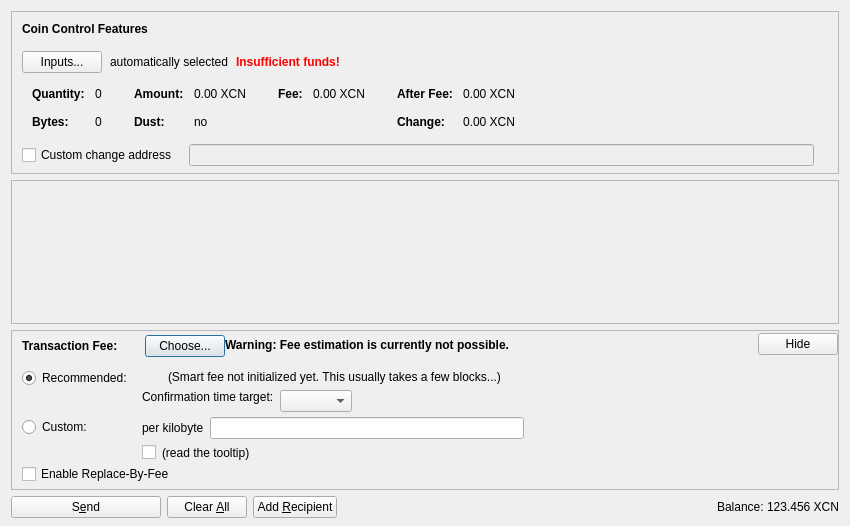
<?xml version="1.0" encoding="UTF-8"?>
<ui version="4.0">
 <class>SendCoinsDialog</class>
 <widget class="QDialog" name="SendCoinsDialog">
  <property name="geometry">
   <rect>
    <x>0</x>
    <y>0</y>
    <width>850</width>
    <height>526</height>
   </rect>
  </property>
  <property name="windowTitle">
   <string>Send Coins</string>
  </property>
  <layout class="QVBoxLayout" name="verticalLayout" stretch="0,1,0,0">
   <property name="bottomMargin">
    <number>8</number>
   </property>
   <item>
    <widget class="QFrame" name="frameCoinControl">
     <property name="sizePolicy">
      <sizepolicy hsizetype="Expanding" vsizetype="Expanding">
       <horstretch>0</horstretch>
       <verstretch>0</verstretch>
      </sizepolicy>
     </property>
     <property name="maximumSize">
      <size>
       <width>16777215</width>
       <height>16777215</height>
      </size>
     </property>
     <property name="frameShape">
      <enum>QFrame::StyledPanel</enum>
     </property>
     <property name="frameShadow">
      <enum>QFrame::Sunken</enum>
     </property>
     <layout class="QVBoxLayout" name="verticalLayoutCoinControl2">
      <property name="spacing">
       <number>0</number>
      </property>
      <property name="leftMargin">
       <number>0</number>
      </property>
      <property name="topMargin">
       <number>0</number>
      </property>
      <property name="rightMargin">
       <number>0</number>
      </property>
      <property name="bottomMargin">
       <number>6</number>
      </property>
      <item>
       <layout class="QVBoxLayout" name="verticalLayoutCoinControl" stretch="0,0,0,0,1">
        <property name="spacing">
         <number>0</number>
        </property>
        <property name="leftMargin">
         <number>10</number>
        </property>
        <property name="topMargin">
         <number>10</number>
        </property>
        <item>
         <layout class="QHBoxLayout" name="horizontalLayoutCoinControl1">
          <property name="bottomMargin">
           <number>15</number>
          </property>
          <item>
           <widget class="QLabel" name="labelCoinControlFeatures">
            <property name="sizePolicy">
             <sizepolicy hsizetype="Preferred" vsizetype="Maximum">
              <horstretch>0</horstretch>
              <verstretch>0</verstretch>
             </sizepolicy>
            </property>
            <property name="font">
             <font>
              <weight>75</weight>
              <bold>true</bold>
             </font>
            </property>
            <property name="styleSheet">
             <string notr="true">font-weight:bold;</string>
            </property>
            <property name="text">
             <string>Coin Control Features</string>
            </property>
           </widget>
          </item>
         </layout>
        </item>
        <item>
         <layout class="QHBoxLayout" name="horizontalLayoutCoinControl2" stretch="0,0,0,0">
          <property name="spacing">
           <number>8</number>
          </property>
          <property name="bottomMargin">
           <number>10</number>
          </property>
          <item>
           <widget class="QPushButton" name="pushButtonCoinControl">
            <property name="styleSheet">
             <string notr="true"/>
            </property>
            <property name="text">
             <string>Inputs...</string>
            </property>
            <property name="autoDefault">
             <bool>false</bool>
            </property>
           </widget>
          </item>
          <item>
           <widget class="QLabel" name="labelCoinControlAutomaticallySelected">
            <property name="text">
             <string>automatically selected</string>
            </property>
            <property name="margin">
             <number>5</number>
            </property>
           </widget>
          </item>
          <item>
           <widget class="QLabel" name="labelCoinControlInsuffFunds">
            <property name="font">
             <font>
              <weight>75</weight>
              <bold>true</bold>
             </font>
            </property>
            <property name="styleSheet">
             <string notr="true">color:red;font-weight:bold;</string>
            </property>
            <property name="text">
             <string>Insufficient funds!</string>
            </property>
            <property name="margin">
             <number>5</number>
            </property>
           </widget>
          </item>
          <item>
           <spacer name="horizontalSpacerCoinControl">
            <property name="orientation">
             <enum>Qt::Horizontal</enum>
            </property>
            <property name="sizeHint" stdset="0">
             <size>
              <width>40</width>
              <height>1</height>
             </size>
            </property>
           </spacer>
          </item>
         </layout>
        </item>
        <item>
         <widget class="QWidget" name="widgetCoinControl" native="true">
          <property name="sizePolicy">
           <sizepolicy hsizetype="Preferred" vsizetype="Preferred">
            <horstretch>0</horstretch>
            <verstretch>0</verstretch>
           </sizepolicy>
          </property>
          <property name="minimumSize">
           <size>
            <width>0</width>
            <height>0</height>
           </size>
          </property>
          <property name="styleSheet">
           <string notr="true"/>
          </property>
          <layout class="QHBoxLayout" name="horizontalLayoutCoinControl5">
           <property name="leftMargin">
            <number>0</number>
           </property>
           <property name="topMargin">
            <number>0</number>
           </property>
           <property name="rightMargin">
            <number>0</number>
           </property>
           <property name="bottomMargin">
            <number>0</number>
           </property>
           <item>
            <layout class="QHBoxLayout" name="horizontalLayoutCoinControl3" stretch="0,0,0,1">
             <property name="spacing">
              <number>20</number>
             </property>
             <property name="topMargin">
              <number>0</number>
             </property>
             <property name="bottomMargin">
              <number>10</number>
             </property>
             <item>
              <layout class="QFormLayout" name="formLayoutCoinControl1">
               <property name="horizontalSpacing">
                <number>10</number>
               </property>
               <property name="verticalSpacing">
                <number>14</number>
               </property>
               <property name="leftMargin">
                <number>10</number>
               </property>
               <property name="topMargin">
                <number>4</number>
               </property>
               <property name="rightMargin">
                <number>6</number>
               </property>
               <item row="0" column="0">
                <widget class="QLabel" name="labelCoinControlQuantityText">
                 <property name="font">
                  <font>
                   <weight>75</weight>
                   <bold>true</bold>
                  </font>
                 </property>
                 <property name="text">
                  <string>Quantity:</string>
                 </property>
                 <property name="margin">
                  <number>0</number>
                 </property>
                </widget>
               </item>
               <item row="0" column="1">
                <widget class="QLabel" name="labelCoinControlQuantity">
                 <property name="cursor">
                  <cursorShape>IBeamCursor</cursorShape>
                 </property>
                 <property name="contextMenuPolicy">
                  <enum>Qt::ActionsContextMenu</enum>
                 </property>
                 <property name="text">
                  <string notr="true">0</string>
                 </property>
                 <property name="margin">
                  <number>0</number>
                 </property>
                 <property name="textInteractionFlags">
                  <set>Qt::LinksAccessibleByMouse|Qt::TextSelectableByKeyboard|Qt::TextSelectableByMouse</set>
                 </property>
                </widget>
               </item>
               <item row="1" column="0">
                <widget class="QLabel" name="labelCoinControlBytesText">
                 <property name="font">
                  <font>
                   <weight>75</weight>
                   <bold>true</bold>
                  </font>
                 </property>
                 <property name="text">
                  <string>Bytes:</string>
                 </property>
                </widget>
               </item>
               <item row="1" column="1">
                <widget class="QLabel" name="labelCoinControlBytes">
                 <property name="cursor">
                  <cursorShape>IBeamCursor</cursorShape>
                 </property>
                 <property name="contextMenuPolicy">
                  <enum>Qt::ActionsContextMenu</enum>
                 </property>
                 <property name="text">
                  <string notr="true">0</string>
                 </property>
                 <property name="textInteractionFlags">
                  <set>Qt::LinksAccessibleByMouse|Qt::TextSelectableByKeyboard|Qt::TextSelectableByMouse</set>
                 </property>
                </widget>
               </item>
              </layout>
             </item>
             <item>
              <layout class="QFormLayout" name="formLayoutCoinControl2">
               <property name="horizontalSpacing">
                <number>10</number>
               </property>
               <property name="verticalSpacing">
                <number>14</number>
               </property>
               <property name="leftMargin">
                <number>6</number>
               </property>
               <property name="topMargin">
                <number>4</number>
               </property>
               <property name="rightMargin">
                <number>6</number>
               </property>
               <item row="0" column="0">
                <widget class="QLabel" name="labelCoinControlAmountText">
                 <property name="font">
                  <font>
                   <weight>75</weight>
                   <bold>true</bold>
                  </font>
                 </property>
                 <property name="text">
                  <string>Amount:</string>
                 </property>
                 <property name="margin">
                  <number>0</number>
                 </property>
                </widget>
               </item>
               <item row="0" column="1">
                <widget class="QLabel" name="labelCoinControlAmount">
                 <property name="cursor">
                  <cursorShape>IBeamCursor</cursorShape>
                 </property>
                 <property name="contextMenuPolicy">
                  <enum>Qt::ActionsContextMenu</enum>
                 </property>
                 <property name="text">
                  <string notr="true">0.00 XCN</string>
                 </property>
                 <property name="textInteractionFlags">
                  <set>Qt::LinksAccessibleByMouse|Qt::TextSelectableByKeyboard|Qt::TextSelectableByMouse</set>
                 </property>
                </widget>
               </item>
               <item row="1" column="0">
                <widget class="QLabel" name="labelCoinControlLowOutputText">
                 <property name="font">
                  <font>
                   <weight>75</weight>
                   <bold>true</bold>
                  </font>
                 </property>
                 <property name="text">
                  <string>Dust:</string>
                 </property>
                </widget>
               </item>
               <item row="1" column="1">
                <widget class="QLabel" name="labelCoinControlLowOutput">
                 <property name="cursor">
                  <cursorShape>IBeamCursor</cursorShape>
                 </property>
                 <property name="contextMenuPolicy">
                  <enum>Qt::ActionsContextMenu</enum>
                 </property>
                 <property name="text">
                  <string notr="true">no</string>
                 </property>
                 <property name="textInteractionFlags">
                  <set>Qt::LinksAccessibleByMouse|Qt::TextSelectableByKeyboard|Qt::TextSelectableByMouse</set>
                 </property>
                </widget>
               </item>
              </layout>
             </item>
             <item>
              <layout class="QFormLayout" name="formLayoutCoinControl3">
               <property name="horizontalSpacing">
                <number>10</number>
               </property>
               <property name="verticalSpacing">
                <number>14</number>
               </property>
               <property name="leftMargin">
                <number>6</number>
               </property>
               <property name="topMargin">
                <number>4</number>
               </property>
               <property name="rightMargin">
                <number>6</number>
               </property>
               <item row="0" column="0">
                <widget class="QLabel" name="labelCoinControlFeeText">
                 <property name="font">
                  <font>
                   <weight>75</weight>
                   <bold>true</bold>
                  </font>
                 </property>
                 <property name="text">
                  <string>Fee:</string>
                 </property>
                 <property name="margin">
                  <number>0</number>
                 </property>
                </widget>
               </item>
               <item row="0" column="1">
                <widget class="QLabel" name="labelCoinControlFee">
                 <property name="cursor">
                  <cursorShape>IBeamCursor</cursorShape>
                 </property>
                 <property name="contextMenuPolicy">
                  <enum>Qt::ActionsContextMenu</enum>
                 </property>
                 <property name="text">
                  <string notr="true">0.00 XCN</string>
                 </property>
                 <property name="textInteractionFlags">
                  <set>Qt::LinksAccessibleByMouse|Qt::TextSelectableByKeyboard|Qt::TextSelectableByMouse</set>
                 </property>
                </widget>
               </item>
              </layout>
             </item>
             <item>
              <layout class="QFormLayout" name="formLayoutCoinControl4">
               <property name="horizontalSpacing">
                <number>10</number>
               </property>
               <property name="verticalSpacing">
                <number>14</number>
               </property>
               <property name="leftMargin">
                <number>6</number>
               </property>
               <property name="topMargin">
                <number>4</number>
               </property>
               <property name="rightMargin">
                <number>6</number>
               </property>
               <item row="0" column="0">
                <widget class="QLabel" name="labelCoinControlAfterFeeText">
                 <property name="font">
                  <font>
                   <weight>75</weight>
                   <bold>true</bold>
                  </font>
                 </property>
                 <property name="text">
                  <string>After Fee:</string>
                 </property>
                 <property name="margin">
                  <number>0</number>
                 </property>
                </widget>
               </item>
               <item row="0" column="1">
                <widget class="QLabel" name="labelCoinControlAfterFee">
                 <property name="cursor">
                  <cursorShape>IBeamCursor</cursorShape>
                 </property>
                 <property name="contextMenuPolicy">
                  <enum>Qt::ActionsContextMenu</enum>
                 </property>
                 <property name="text">
                  <string notr="true">0.00 XCN</string>
                 </property>
                 <property name="textInteractionFlags">
                  <set>Qt::LinksAccessibleByMouse|Qt::TextSelectableByKeyboard|Qt::TextSelectableByMouse</set>
                 </property>
                </widget>
               </item>
               <item row="1" column="0">
                <widget class="QLabel" name="labelCoinControlChangeText">
                 <property name="font">
                  <font>
                   <weight>75</weight>
                   <bold>true</bold>
                  </font>
                 </property>
                 <property name="text">
                  <string>Change:</string>
                 </property>
                </widget>
               </item>
               <item row="1" column="1">
                <widget class="QLabel" name="labelCoinControlChange">
                 <property name="cursor">
                  <cursorShape>IBeamCursor</cursorShape>
                 </property>
                 <property name="contextMenuPolicy">
                  <enum>Qt::ActionsContextMenu</enum>
                 </property>
                 <property name="text">
                  <string notr="true">0.00 XCN</string>
                 </property>
                 <property name="textInteractionFlags">
                  <set>Qt::LinksAccessibleByMouse|Qt::TextSelectableByKeyboard|Qt::TextSelectableByMouse</set>
                 </property>
                </widget>
               </item>
              </layout>
             </item>
            </layout>
           </item>
          </layout>
         </widget>
        </item>
        <item>
         <layout class="QHBoxLayout" name="horizontalLayoutCoinControl4" stretch="0,0,0">
          <property name="spacing">
           <number>12</number>
          </property>
          <property name="sizeConstraint">
           <enum>QLayout::SetDefaultConstraint</enum>
          </property>
          <property name="topMargin">
           <number>5</number>
          </property>
          <property name="rightMargin">
           <number>5</number>
          </property>
          <item>
           <widget class="QCheckBox" name="checkBoxCoinControlChange">
            <property name="toolTip">
             <string>If this is activated, but the change address is empty or invalid, change will be sent to a newly generated address.</string>
            </property>
            <property name="text">
             <string>Custom change address</string>
            </property>
           </widget>
          </item>
          <item>
           <widget class="QValidatedLineEdit" name="lineEditCoinControlChange">
            <property name="enabled">
             <bool>false</bool>
            </property>
            <property name="sizePolicy">
             <sizepolicy hsizetype="Expanding" vsizetype="Fixed">
              <horstretch>0</horstretch>
              <verstretch>0</verstretch>
             </sizepolicy>
            </property>
           </widget>
          </item>
          <item>
           <widget class="QLabel" name="labelCoinControlChangeLabel">
            <property name="sizePolicy">
             <sizepolicy hsizetype="Preferred" vsizetype="Expanding">
              <horstretch>0</horstretch>
              <verstretch>0</verstretch>
             </sizepolicy>
            </property>
            <property name="minimumSize">
             <size>
              <width>0</width>
              <height>0</height>
             </size>
            </property>
            <property name="text">
             <string/>
            </property>
            <property name="margin">
             <number>3</number>
            </property>
           </widget>
          </item>
         </layout>
        </item>
        <item>
         <spacer name="verticalSpacerCoinControl">
          <property name="orientation">
           <enum>Qt::Vertical</enum>
          </property>
          <property name="sizeHint" stdset="0">
           <size>
            <width>800</width>
            <height>1</height>
           </size>
          </property>
         </spacer>
        </item>
       </layout>
      </item>
     </layout>
    </widget>
   </item>
   <item>
    <widget class="QScrollArea" name="scrollArea">
     <property name="widgetResizable">
      <bool>true</bool>
     </property>
     <widget class="QWidget" name="scrollAreaWidgetContents">
      <property name="geometry">
       <rect>
        <x>0</x>
        <y>0</y>
        <width>830</width>
        <height>104</height>
       </rect>
      </property>
      <layout class="QVBoxLayout" name="verticalLayout_2" stretch="0,1">
       <property name="leftMargin">
        <number>0</number>
       </property>
       <property name="topMargin">
        <number>0</number>
       </property>
       <property name="rightMargin">
        <number>0</number>
       </property>
       <property name="bottomMargin">
        <number>0</number>
       </property>
       <item>
        <layout class="QVBoxLayout" name="entries">
         <property name="spacing">
          <number>6</number>
         </property>
        </layout>
       </item>
       <item>
        <spacer name="verticalSpacer">
         <property name="orientation">
          <enum>Qt::Vertical</enum>
         </property>
         <property name="sizeHint" stdset="0">
          <size>
           <width>20</width>
           <height>40</height>
          </size>
         </property>
        </spacer>
       </item>
      </layout>
     </widget>
    </widget>
   </item>
   <item>
    <widget class="QFrame" name="frameFee">
     <property name="sizePolicy">
      <sizepolicy hsizetype="Expanding" vsizetype="Expanding">
       <horstretch>0</horstretch>
       <verstretch>0</verstretch>
      </sizepolicy>
     </property>
     <property name="maximumSize">
      <size>
       <width>16777215</width>
       <height>16777215</height>
      </size>
     </property>
     <property name="frameShape">
      <enum>QFrame::StyledPanel</enum>
     </property>
     <property name="frameShadow">
      <enum>QFrame::Sunken</enum>
     </property>
     <layout class="QVBoxLayout" name="verticalLayoutFee1">
      <property name="spacing">
       <number>0</number>
      </property>
      <property name="leftMargin">
       <number>0</number>
      </property>
      <property name="topMargin">
       <number>0</number>
      </property>
      <property name="rightMargin">
       <number>0</number>
      </property>
      <property name="bottomMargin">
       <number>0</number>
      </property>
      <item>
       <layout class="QVBoxLayout" name="verticalLayoutFee2" stretch="0,0,0">
        <property name="spacing">
         <number>0</number>
        </property>
        <property name="leftMargin">
         <number>10</number>
        </property>
        <property name="topMargin">
         <number>0</number>
        </property>
        <item>
         <layout class="QHBoxLayout" name="horizontalLayoutFee1">
          <property name="bottomMargin">
           <number>0</number>
          </property>
          <item>
           <layout class="QVBoxLayout" name="verticalLayoutFee7">
            <property name="spacing">
             <number>0</number>
            </property>
            <item>
             <spacer name="verticalSpacerSmartFee">
              <property name="orientation">
               <enum>Qt::Vertical</enum>
              </property>
              <property name="sizeType">
               <enum>QSizePolicy::Fixed</enum>
              </property>
              <property name="sizeHint" stdset="0">
               <size>
                <width>1</width>
                <height>4</height>
               </size>
              </property>
             </spacer>
            </item>
            <item>
             <layout class="QHBoxLayout" name="horizontalLayoutSmartFee">
              <property name="spacing">
               <number>10</number>
              </property>
              <item>
               <widget class="QLabel" name="labelFeeHeadline">
                <property name="sizePolicy">
                 <sizepolicy hsizetype="Preferred" vsizetype="Maximum">
                  <horstretch>0</horstretch>
                  <verstretch>0</verstretch>
                 </sizepolicy>
                </property>
                <property name="font">
                 <font>
                  <weight>75</weight>
                  <bold>true</bold>
                 </font>
                </property>
                <property name="styleSheet">
                 <string notr="true">font-weight:bold;</string>
                </property>
                <property name="text">
                 <string>Transaction Fee:</string>
                </property>
               </widget>
              </item>
              <item>
               <widget class="QLabel" name="labelFeeMinimized">
                <property name="text">
                 <string/>
                </property>
               </widget>
              </item>
              <item>
               <widget class="QPushButton" name="buttonChooseFee">
                <property name="text">
                 <string>Choose...</string>
                </property>
               </widget>
              </item>
             </layout>
            </item>
            <item>
             <spacer name="verticalSpacer_5">
              <property name="orientation">
               <enum>Qt::Vertical</enum>
              </property>
              <property name="sizeHint" stdset="0">
               <size>
                <width>1</width>
                <height>1</height>
               </size>
              </property>
             </spacer>
            </item>
           </layout>
          </item>
          <item>
           <widget class="QLabel" name="fallbackFeeWarningLabel">
            <property name="toolTip">
             <string>Using the fallbackfee can result in sending a transaction that will take several hours or days (or never) to confirm. Consider choosing your fee manually or wait until you have validated the complete chain.</string>
            </property>
            <property name="font">
            <font>
                <weight>75</weight>
                <bold>true</bold>
            </font>
            </property>
            <property name="text">
             <string>Warning: Fee estimation is currently not possible.</string>
            </property>
            <property name="wordWrap">
             <bool>false</bool>
            </property>
           </widget>
          </item>
          <item>
           <spacer name="horizontalSpacer_4">
            <property name="orientation">
             <enum>Qt::Horizontal</enum>
            </property>
            <property name="sizeType">
             <enum>QSizePolicy::MinimumExpanding</enum>
            </property>
            <property name="sizeHint" stdset="0">
             <size>
              <width>40</width>
              <height>20</height>
             </size>
            </property>
           </spacer>
          </item>
          <item>
           <widget class="QPushButton" name="buttonMinimizeFee">
            <property name="toolTip">
             <string>collapse fee-settings</string>
            </property>
            <property name="text">
             <string>Hide</string>
            </property>
           </widget>
          </item>
         </layout>
        </item>
        <item>
         <widget class="QFrame" name="frameFeeSelection">
          <layout class="QVBoxLayout" name="verticalLayoutFee12">
           <property name="spacing">
            <number>0</number>
           </property>
           <property name="leftMargin">
            <number>0</number>
           </property>
           <property name="topMargin">
            <number>0</number>
           </property>
           <property name="rightMargin">
            <number>0</number>
           </property>
           <property name="bottomMargin">
            <number>0</number>
           </property>
           <item>
            <layout class="QGridLayout" name="gridLayoutFee">
             <property name="topMargin">
              <number>10</number>
             </property>
             <property name="bottomMargin">
              <number>4</number>
             </property>
             <property name="horizontalSpacing">
              <number>10</number>
             </property>
             <property name="verticalSpacing">
              <number>4</number>
             </property>
             <item row="1" column="1">
              <layout class="QVBoxLayout" name="verticalLayoutFee8">
               <property name="spacing">
                <number>6</number>
               </property>
               <item>
                <layout class="QHBoxLayout" name="horizontalLayoutFee13">
                 <item>
                  <widget class="QLabel" name="labelCustomPerKilobyte">
                   <property name="toolTip">
                    <string>Specify a custom fee per kB (1,000 bytes) of the transaction's virtual size.

Note:  Since the fee is calculated on a per-byte basis, a fee of "100 satoshis per kB" for a transaction size of 500 bytes (half of 1 kB) would ultimately yield a fee of only 50 satoshis.</string>
                   </property>
                   <property name="text">
                    <string>per kilobyte</string>
                   </property>
                  </widget>
                 </item>
                 <item>
                  <widget class="XcoinAmountField" name="customFee"/>
                 </item>
                 <item>
                  <spacer name="horizontalSpacer_6">
                   <property name="orientation">
                    <enum>Qt::Horizontal</enum>
                   </property>
                   <property name="sizeHint" stdset="0">
                    <size>
                     <width>1</width>
                     <height>1</height>
                    </size>
                   </property>
                  </spacer>
                 </item>
                </layout>
               </item>
               <item>
                <layout class="QHBoxLayout" name="horizontalLayoutFee8">
                 <item>
                  <widget class="QCheckBox" name="checkBoxMinimumFee">
                   <property name="toolTip">
                    <string>Paying only the minimum fee is just fine as long as there is less transaction volume than space in the blocks. But be aware that this can end up in a never confirming transaction once there is more demand for xcoin transactions than the network can process.</string>
                   </property>
                   <property name="text">
                    <string/>
                   </property>
                  </widget>
                 </item>
                 <item>
                  <widget class="QLabel" name="labelMinFeeWarning">
                   <property name="enabled">
                    <bool>true</bool>
                   </property>
                   <property name="toolTip">
                    <string>Paying only the minimum fee is just fine as long as there is less transaction volume than space in the blocks. But be aware that this can end up in a never confirming transaction once there is more demand for xcoin transactions than the network can process.</string>
                   </property>
                   <property name="text">
                    <string>(read the tooltip)</string>
                   </property>
                   <property name="margin">
                    <number>5</number>
                   </property>
                  </widget>
                 </item>
                 <item>
                  <spacer name="horizontalSpacer_2">
                   <property name="orientation">
                    <enum>Qt::Horizontal</enum>
                   </property>
                   <property name="sizeHint" stdset="0">
                    <size>
                     <width>1</width>
                     <height>1</height>
                    </size>
                   </property>
                  </spacer>
                 </item>
                </layout>
               </item>
              </layout>
             </item>
             <item row="0" column="0">
              <layout class="QVBoxLayout" name="verticalLayoutFee4" stretch="0,1">
               <item>
                <widget class="QRadioButton" name="radioSmartFee">
                 <property name="text">
                  <string>Recommended:</string>
                 </property>
                 <property name="checked">
                  <bool>true</bool>
                 </property>
                 <attribute name="buttonGroup">
                  <string notr="true">groupFee</string>
                 </attribute>
                </widget>
               </item>
               <item>
                <spacer name="verticalSpacer_2">
                 <property name="orientation">
                  <enum>Qt::Vertical</enum>
                 </property>
                 <property name="sizeHint" stdset="0">
                  <size>
                   <width>1</width>
                   <height>1</height>
                  </size>
                 </property>
                </spacer>
               </item>
              </layout>
             </item>
             <item row="1" column="0">
              <layout class="QVBoxLayout" name="verticalLayoutFee9" stretch="0,1">
               <item>
                <widget class="QRadioButton" name="radioCustomFee">
                 <property name="text">
                  <string>Custom:</string>
                 </property>
                 <attribute name="buttonGroup">
                  <string notr="true">groupFee</string>
                 </attribute>
                </widget>
               </item>
               <item>
                <spacer name="verticalSpacer_6">
                 <property name="orientation">
                  <enum>Qt::Vertical</enum>
                 </property>
                 <property name="sizeHint" stdset="0">
                  <size>
                   <width>1</width>
                   <height>1</height>
                  </size>
                 </property>
                </spacer>
               </item>
              </layout>
             </item>
             <item row="0" column="1">
              <layout class="QVBoxLayout" name="verticalLayoutFee3" stretch="0,0,1">
               <property name="spacing">
                <number>6</number>
               </property>
               <property name="topMargin">
                <number>2</number>
               </property>
               <item>
                <layout class="QHBoxLayout" name="horizontalLayoutFee12">
                 <item>
                  <widget class="QLabel" name="labelSmartFee">
                   <property name="text">
                    <string/>
                   </property>
                   <property name="margin">
                    <number>2</number>
                   </property>
                  </widget>
                 </item>
                 <item>
                  <widget class="QLabel" name="labelFeeEstimation">
                   <property name="text">
                    <string/>
                   </property>
                  </widget>
                 </item>
                 <item>
                  <widget class="QLabel" name="labelSmartFee2">
                   <property name="text">
                    <string>(Smart fee not initialized yet. This usually takes a few blocks...)</string>
                   </property>
                   <property name="margin">
                    <number>2</number>
                   </property>
                  </widget>
                 </item>
                 <item>
                  <spacer name="horizontalSpacer_5">
                   <property name="orientation">
                    <enum>Qt::Horizontal</enum>
                   </property>
                   <property name="sizeHint" stdset="0">
                    <size>
                     <width>1</width>
                     <height>1</height>
                    </size>
                   </property>
                  </spacer>
                 </item>
                </layout>
               </item>
               <item>
                <layout class="QHBoxLayout" name="horizontalLayoutFee9">
                 <item>
                  <layout class="QVBoxLayout" name="verticalLayoutFee6">
                   <item>
                    <widget class="QLabel" name="labelSmartFee3">
                     <property name="text">
                      <string>Confirmation time target:</string>
                     </property>
                     <property name="margin">
                      <number>2</number>
                     </property>
                    </widget>
                   </item>
                   <item>
                    <spacer name="verticalSpacer_3">
                     <property name="orientation">
                      <enum>Qt::Vertical</enum>
                     </property>
                     <property name="sizeHint" stdset="0">
                      <size>
                       <width>1</width>
                       <height>1</height>
                      </size>
                     </property>
                    </spacer>
                   </item>
                  </layout>
                 </item>
                 <item>
                  <layout class="QVBoxLayout" name="verticalLayoutFee5">
                   <property name="rightMargin">
                    <number>30</number>
                   </property>
                   <item>
                    <layout class="QHBoxLayout" name="horizontalLayoutConfTarget">
                     <property name="bottomMargin">
                      <number>0</number>
                     </property>
                     <item>
                      <widget class="QComboBox" name="confTargetSelector"/>
                     </item>
                     <item>
                      <spacer name="horizontalSpacerConfTarget">
                       <property name="orientation">
                        <enum>Qt::Horizontal</enum>
                       </property>
                       <property name="sizeHint" stdset="0">
                        <size>
                         <width>40</width>
                         <height>20</height>
                        </size>
                       </property>
                      </spacer>
                     </item>
                    </layout>
                   </item>
                  </layout>
                 </item>
                </layout>
               </item>
               <item>
                <spacer name="verticalSpacer_4">
                 <property name="orientation">
                  <enum>Qt::Vertical</enum>
                 </property>
                 <property name="sizeHint" stdset="0">
                  <size>
                   <width>1</width>
                   <height>1</height>
                  </size>
                 </property>
                </spacer>
               </item>
              </layout>
             </item>
            </layout>
           </item>
           <item>
            <widget class="QCheckBox" name="optInRBF">
             <property name="text">
              <string>Enable Replace-By-Fee</string>
             </property>
             <property name="toolTip">
              <string>With Replace-By-Fee (BIP-125) you can increase a transaction's fee after it is sent. Without this, a higher fee may be recommended to compensate for increased transaction delay risk.</string>
             </property>
            </widget>
           </item>
          </layout>
         </widget>
        </item>
        <item>
         <spacer name="verticalSpacerFee">
          <property name="orientation">
           <enum>Qt::Vertical</enum>
          </property>
          <property name="sizeHint" stdset="0">
           <size>
            <width>40</width>
            <height>5</height>
           </size>
          </property>
         </spacer>
        </item>
       </layout>
      </item>
     </layout>
    </widget>
   </item>
   <item>
    <layout class="QHBoxLayout" name="horizontalLayout">
     <item>
      <widget class="QPushButton" name="sendButton">
       <property name="minimumSize">
        <size>
         <width>150</width>
         <height>0</height>
        </size>
       </property>
       <property name="toolTip">
        <string>Confirm the send action</string>
       </property>
       <property name="text">
        <string>S&amp;end</string>
       </property>
       <property name="icon">
        <iconset resource="../xcoin.qrc">
         <normaloff>:/icons/send</normaloff>:/icons/send</iconset>
       </property>
       <property name="autoDefault">
        <bool>false</bool>
       </property>
       <property name="default">
        <bool>false</bool>
       </property>
      </widget>
     </item>
     <item>
      <widget class="QPushButton" name="clearButton">
       <property name="sizePolicy">
        <sizepolicy hsizetype="Minimum" vsizetype="Fixed">
         <horstretch>0</horstretch>
         <verstretch>0</verstretch>
        </sizepolicy>
       </property>
       <property name="toolTip">
        <string>Clear all fields of the form.</string>
       </property>
       <property name="text">
        <string>Clear &amp;All</string>
       </property>
       <property name="icon">
        <iconset resource="../xcoin.qrc">
         <normaloff>:/icons/remove</normaloff>:/icons/remove</iconset>
       </property>
       <property name="autoDefault">
        <bool>false</bool>
       </property>
      </widget>
     </item>
     <item>
      <widget class="QPushButton" name="addButton">
       <property name="toolTip">
        <string>Send to multiple recipients at once</string>
       </property>
       <property name="text">
        <string>Add &amp;Recipient</string>
       </property>
       <property name="icon">
        <iconset resource="../xcoin.qrc">
         <normaloff>:/icons/add</normaloff>:/icons/add</iconset>
       </property>
       <property name="autoDefault">
        <bool>false</bool>
       </property>
      </widget>
     </item>
     <item>
      <spacer name="horizontalSpacer">
       <property name="orientation">
        <enum>Qt::Horizontal</enum>
       </property>
       <property name="sizeHint" stdset="0">
        <size>
         <width>40</width>
         <height>20</height>
        </size>
       </property>
      </spacer>
     </item>
     <item>
      <layout class="QHBoxLayout" name="horizontalLayout_2">
       <property name="spacing">
        <number>3</number>
       </property>
       <item>
        <widget class="QLabel" name="label">
         <property name="sizePolicy">
          <sizepolicy hsizetype="Preferred" vsizetype="Fixed">
           <horstretch>0</horstretch>
           <verstretch>0</verstretch>
          </sizepolicy>
         </property>
         <property name="text">
          <string>Balance:</string>
         </property>
        </widget>
       </item>
       <item>
        <widget class="QLabel" name="labelBalance">
         <property name="sizePolicy">
          <sizepolicy hsizetype="Preferred" vsizetype="Fixed">
           <horstretch>0</horstretch>
           <verstretch>0</verstretch>
          </sizepolicy>
         </property>
         <property name="cursor">
          <cursorShape>IBeamCursor</cursorShape>
         </property>
         <property name="text">
          <string notr="true">123.456 XCN</string>
         </property>
         <property name="textInteractionFlags">
          <set>Qt::LinksAccessibleByMouse|Qt::TextSelectableByKeyboard|Qt::TextSelectableByMouse</set>
         </property>
        </widget>
       </item>
      </layout>
     </item>
    </layout>
   </item>
  </layout>
 </widget>
 <customwidgets>
  <customwidget>
   <class>QValidatedLineEdit</class>
   <extends>QLineEdit</extends>
   <header>qt/qvalidatedlineedit.h</header>
  </customwidget>
  <customwidget>
   <class>XcoinAmountField</class>
   <extends>QLineEdit</extends>
   <header>qt/xcoinamountfield.h</header>
   <container>1</container>
  </customwidget>
 </customwidgets>
 <resources>
  <include location="../xcoin.qrc"/>
 </resources>
 <connections/>
 <buttongroups>
  <buttongroup name="groupFee"/>
 </buttongroups>
</ui>
